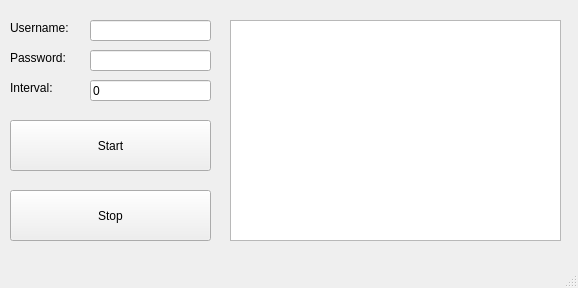
<?xml version="1.0" encoding="UTF-8"?>
<ui version="4.0">
 <class>MainWindow</class>
 <widget class="QMainWindow" name="MainWindow">
  <property name="geometry">
   <rect>
    <x>0</x>
    <y>0</y>
    <width>578</width>
    <height>288</height>
   </rect>
  </property>
  <property name="windowTitle">
   <string>MainWindow</string>
  </property>
  <widget class="QWidget" name="centralwidget">
   <widget class="QPushButton" name="start">
    <property name="geometry">
     <rect>
      <x>10</x>
      <y>120</y>
      <width>201</width>
      <height>51</height>
     </rect>
    </property>
    <property name="text">
     <string>Start</string>
    </property>
    <property name="checkable">
     <bool>false</bool>
    </property>
    <property name="checked">
     <bool>false</bool>
    </property>
   </widget>
   <widget class="QLineEdit" name="username">
    <property name="geometry">
     <rect>
      <x>90</x>
      <y>20</y>
      <width>121</width>
      <height>21</height>
     </rect>
    </property>
   </widget>
   <widget class="QLineEdit" name="password">
    <property name="geometry">
     <rect>
      <x>90</x>
      <y>50</y>
      <width>121</width>
      <height>21</height>
     </rect>
    </property>
    <property name="text">
     <string/>
    </property>
    <property name="echoMode">
     <enum>QLineEdit::Password</enum>
    </property>
   </widget>
   <widget class="QLabel" name="username_label">
    <property name="geometry">
     <rect>
      <x>10</x>
      <y>20</y>
      <width>81</width>
      <height>16</height>
     </rect>
    </property>
    <property name="text">
     <string>Username:</string>
    </property>
   </widget>
   <widget class="QLabel" name="password_label">
    <property name="geometry">
     <rect>
      <x>10</x>
      <y>50</y>
      <width>81</width>
      <height>16</height>
     </rect>
    </property>
    <property name="text">
     <string>Password:</string>
    </property>
   </widget>
   <widget class="QLabel" name="interval_label">
    <property name="geometry">
     <rect>
      <x>10</x>
      <y>80</y>
      <width>71</width>
      <height>16</height>
     </rect>
    </property>
    <property name="text">
     <string>Interval:</string>
    </property>
   </widget>
   <widget class="QLineEdit" name="interval">
    <property name="geometry">
     <rect>
      <x>90</x>
      <y>80</y>
      <width>121</width>
      <height>21</height>
     </rect>
    </property>
    <property name="text">
     <string>0</string>
    </property>
   </widget>
   <widget class="QTextEdit" name="statuses">
    <property name="geometry">
     <rect>
      <x>230</x>
      <y>20</y>
      <width>331</width>
      <height>221</height>
     </rect>
    </property>
   </widget>
   <widget class="QPushButton" name="stop">
    <property name="geometry">
     <rect>
      <x>10</x>
      <y>190</y>
      <width>201</width>
      <height>51</height>
     </rect>
    </property>
    <property name="text">
     <string>Stop</string>
    </property>
    <property name="checkable">
     <bool>false</bool>
    </property>
    <property name="checked">
     <bool>false</bool>
    </property>
   </widget>
  </widget>
  <widget class="QMenuBar" name="menubar">
   <property name="geometry">
    <rect>
     <x>0</x>
     <y>0</y>
     <width>578</width>
     <height>19</height>
    </rect>
   </property>
  </widget>
  <widget class="QStatusBar" name="statusbar"/>
 </widget>
 <resources/>
 <connections/>
</ui>
